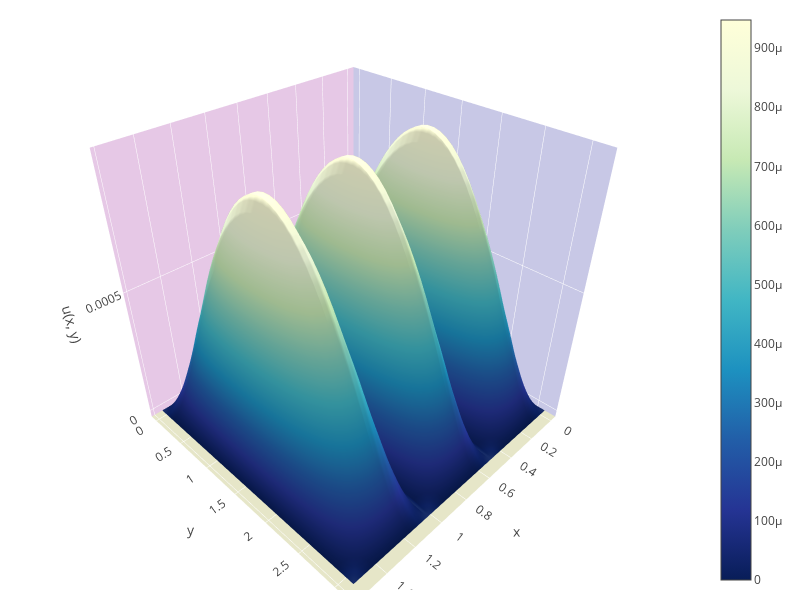

The cell this chart's notebook holds for it:
### Markdown cell above
# Ошибка

### Code cell
plot_u(Y,X,np.abs(w0 - wreal))
print(np.max(np.abs(w0 - wreal)))

### Figure 1 — Plotly figure (JSON) as saved in the notebook; plotly's stock layout.template omitted (floating-point values rounded to 4 significant figures; data arrays with more than 128 entries replaced by an {"elided": "..."} marker saying what was removed)
{"data": [{"colorscale": "YlGnBu", "type": "surface", "uid": "896a6c98-3833-458a-a383-119d0005b7e3", "x": {"elided": "40x40 float values"}, "y": {"elided": "40x40 float values"}, "z": {"elided": "40x40 float values"}}], "layout": {"height": 600, "margin": {"b": 10, "l": 10, "r": 20, "t": 10}, "scene": {"xaxis": {"backgroundcolor": "rgb(200, 200, 230)", "gridcolor": "rgb(255, 255, 255)", "showbackground": true, "title": {"text": "x"}, "zerolinecolor": "rgb(255, 255, 255)"}, "yaxis": {"backgroundcolor": "rgb(230, 200,230)", "gridcolor": "rgb(255, 255, 255)", "showbackground": true, "title": {"text": "y"}, "zerolinecolor": "rgb(255, 255, 255)"}, "zaxis": {"backgroundcolor": "rgb(230, 230,200)", "gridcolor": "rgb(255, 255, 255)", "showbackground": true, "title": {"text": "u(x, y)"}, "zerolinecolor": "rgb(255, 255, 255)"}}, "width": 800}}
